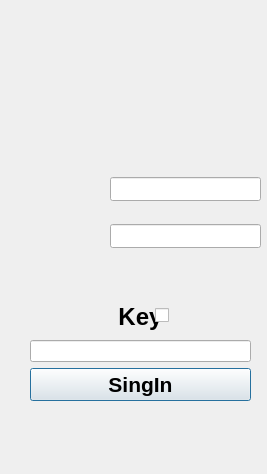
<?xml version="1.0" encoding="UTF-8"?>
<ui version="4.0">
 <class>logintab</class>
 <widget class="QDialog" name="logintab">
  <property name="geometry">
   <rect>
    <x>0</x>
    <y>0</y>
    <width>267</width>
    <height>474</height>
   </rect>
  </property>
  <property name="windowTitle">
   <string>InvaderLoader</string>
  </property>
  <property name="styleSheet">
   <string notr="true">QDialog{border-image: url(:/img/main.png);}</string>
  </property>
  <widget class="QLineEdit" name="password">
   <property name="geometry">
    <rect>
     <x>110</x>
     <y>224</y>
     <width>151</width>
     <height>24</height>
    </rect>
   </property>
   <property name="echoMode">
    <enum>QLineEdit::Password</enum>
   </property>
  </widget>
  <widget class="QLineEdit" name="login">
   <property name="geometry">
    <rect>
     <x>110</x>
     <y>177</y>
     <width>151</width>
     <height>24</height>
    </rect>
   </property>
  </widget>
  <widget class="QWidget" name="layoutWidget">
   <property name="geometry">
    <rect>
     <x>30</x>
     <y>300</y>
     <width>221</width>
     <height>101</height>
    </rect>
   </property>
   <layout class="QVBoxLayout" name="verticalLayout">
    <property name="sizeConstraint">
     <enum>QLayout::SetMinimumSize</enum>
    </property>
    <item>
     <widget class="QLabel" name="_keylabel">
      <property name="font">
       <font>
        <family>Arial</family>
       </font>
      </property>
      <property name="text">
       <string>&lt;html&gt;&lt;head/&gt;&lt;body&gt;&lt;p&gt;&lt;span style=&quot; font-size:18pt; font-weight:600;&quot;&gt;Key&lt;/span&gt;&lt;/p&gt;&lt;/body&gt;&lt;/html&gt;</string>
      </property>
      <property name="alignment">
       <set>Qt::AlignCenter</set>
      </property>
     </widget>
    </item>
    <item>
     <widget class="QLineEdit" name="key"/>
    </item>
    <item>
     <widget class="QPushButton" name="LogIn">
      <property name="font">
       <font>
        <family>Arial</family>
        <pointsize>16</pointsize>
        <weight>75</weight>
        <bold>true</bold>
       </font>
      </property>
      <property name="layoutDirection">
       <enum>Qt::LeftToRight</enum>
      </property>
      <property name="text">
       <string>SingIn</string>
      </property>
     </widget>
    </item>
   </layout>
  </widget>
  <widget class="QCheckBox" name="rememberme">
   <property name="geometry">
    <rect>
     <x>155</x>
     <y>307</y>
     <width>16</width>
     <height>16</height>
    </rect>
   </property>
   <property name="font">
    <font>
     <family>Arial</family>
     <pointsize>10</pointsize>
     <weight>75</weight>
     <bold>true</bold>
    </font>
   </property>
   <property name="text">
    <string/>
   </property>
  </widget>
  <widget class="QPushButton" name="exit">
   <property name="geometry">
    <rect>
     <x>240</x>
     <y>5</y>
     <width>21</width>
     <height>21</height>
    </rect>
   </property>
   <property name="styleSheet">
    <string notr="true">QPushButton#exit {
    image: url(:/img/exit.png);
    border-top-right-radius: 4px;
    border-bottom-right-radius: 4px;
    height: 26px;
    width: 40px;
}</string>
   </property>
   <property name="text">
    <string/>
   </property>
  </widget>
  <widget class="QPushButton" name="minimize">
   <property name="geometry">
    <rect>
     <x>215</x>
     <y>5</y>
     <width>21</width>
     <height>21</height>
    </rect>
   </property>
   <property name="styleSheet">
    <string notr="true">QPushButton#minimize {
    image: url(:/img/minimize.png);
    border-top-right-radius: 4px;
    border-bottom-right-radius: 4px;
    height: 26px;
    width: 40px;
} </string>
   </property>
   <property name="text">
    <string/>
   </property>
  </widget>
  <zorder>minimize</zorder>
  <zorder>login</zorder>
  <zorder>layoutWidget</zorder>
  <zorder>rememberme</zorder>
  <zorder>password</zorder>
  <zorder>exit</zorder>
 </widget>
 <tabstops>
  <tabstop>login</tabstop>
  <tabstop>password</tabstop>
  <tabstop>LogIn</tabstop>
  <tabstop>exit</tabstop>
  <tabstop>minimize</tabstop>
  <tabstop>key</tabstop>
  <tabstop>rememberme</tabstop>
 </tabstops>
 <resources/>
 <connections/>
</ui>
